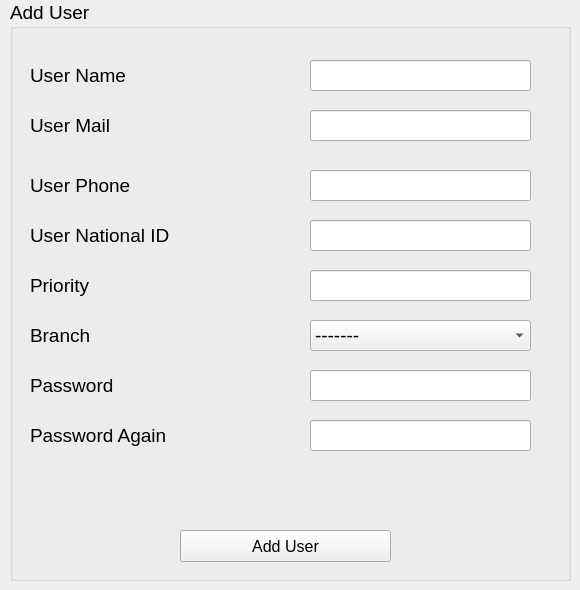
                  <widget class="QWidget" name="tab_32">
                   <attribute name="title">
                    <string>Add User</string>
                   </attribute>
                   <widget class="QGroupBox" name="groupBox_44">
                    <property name="geometry">
                     <rect>
                      <x>10</x>
                      <y>0</y>
                      <width>561</width>
                      <height>581</height>
                     </rect>
                    </property>
                    <property name="font">
                     <font>
                      <family>Segoe UI</family>
                      <pointsize>14</pointsize>
                     </font>
                    </property>
                    <property name="title">
                     <string>Add User</string>
                    </property>
                    <widget class="QLabel" name="label_53">
                     <property name="geometry">
                      <rect>
                       <x>20</x>
                       <y>110</y>
                       <width>201</width>
                       <height>31</height>
                      </rect>
                     </property>
                     <property name="font">
                      <font>
                       <family>Segoe UI</family>
                       <pointsize>14</pointsize>
                      </font>
                     </property>
                     <property name="text">
                      <string>User Mail</string>
                     </property>
                    </widget>
                    <widget class="QLabel" name="label_61">
                     <property name="geometry">
                      <rect>
                       <x>20</x>
                       <y>220</y>
                       <width>281</width>
                       <height>31</height>
                      </rect>
                     </property>
                     <property name="font">
                      <font>
                       <family>Segoe UI</family>
                       <pointsize>14</pointsize>
                      </font>
                     </property>
                     <property name="text">
                      <string>User National ID</string>
                     </property>
                    </widget>
                    <widget class="QLabel" name="label_62">
                     <property name="geometry">
                      <rect>
                       <x>20</x>
                       <y>60</y>
                       <width>211</width>
                       <height>31</height>
                      </rect>
                     </property>
                     <property name="font">
                      <font>
                       <family>Segoe UI</family>
                       <pointsize>14</pointsize>
                      </font>
                     </property>
                     <property name="text">
                      <string>User Name</string>
                     </property>
                    </widget>
                    <widget class="QLineEdit" name="lineEdit_33">
                     <property name="geometry">
                      <rect>
                       <x>300</x>
                       <y>60</y>
                       <width>221</width>
                       <height>31</height>
                      </rect>
                     </property>
                     <property name="font">
                      <font>
                       <family>Segoe UI</family>
                       <pointsize>14</pointsize>
                      </font>
                     </property>
                    </widget>
                    <widget class="QLabel" name="label_63">
                     <property name="geometry">
                      <rect>
                       <x>20</x>
                       <y>170</y>
                       <width>211</width>
                       <height>31</height>
                      </rect>
                     </property>
                     <property name="font">
                      <font>
                       <family>Segoe UI</family>
                       <pointsize>14</pointsize>
                      </font>
                     </property>
                     <property name="text">
                      <string>User Phone</string>
                     </property>
                    </widget>
                    <widget class="QLabel" name="label_64">
                     <property name="geometry">
                      <rect>
                       <x>20</x>
                       <y>270</y>
                       <width>181</width>
                       <height>31</height>
                      </rect>
                     </property>
                     <property name="font">
                      <font>
                       <family>Segoe UI</family>
                       <pointsize>14</pointsize>
                      </font>
                     </property>
                     <property name="text">
                      <string>Priority</string>
                     </property>
                    </widget>
                    <widget class="QPushButton" name="pushButton_49">
                     <property name="enabled">
                      <bool>true</bool>
                     </property>
                     <property name="geometry">
                      <rect>
                       <x>170</x>
                       <y>530</y>
                       <width>211</width>
                       <height>32</height>
                      </rect>
                     </property>
                     <property name="font">
                      <font>
                       <pointsize>12</pointsize>
                      </font>
                     </property>
                     <property name="text">
                      <string>Add User</string>
                     </property>
                    </widget>
                    <widget class="QLabel" name="label_84">
                     <property name="geometry">
                      <rect>
                       <x>20</x>
                       <y>370</y>
                       <width>181</width>
                       <height>31</height>
                      </rect>
                     </property>
                     <property name="font">
                      <font>
                       <family>Segoe UI</family>
                       <pointsize>14</pointsize>
                      </font>
                     </property>
                     <property name="text">
                      <string>Password</string>
                     </property>
                    </widget>
                    <widget class="QLabel" name="label_85">
                     <property name="geometry">
                      <rect>
                       <x>20</x>
                       <y>420</y>
                       <width>211</width>
                       <height>31</height>
                      </rect>
                     </property>
                     <property name="font">
                      <font>
                       <family>Segoe UI</family>
                       <pointsize>14</pointsize>
                      </font>
                     </property>
                     <property name="text">
                      <string>Password Again</string>
                     </property>
                    </widget>
                    <widget class="QLabel" name="label_54">
                     <property name="geometry">
                      <rect>
                       <x>20</x>
                       <y>320</y>
                       <width>141</width>
                       <height>31</height>
                      </rect>
                     </property>
                     <property name="font">
                      <font>
                       <family>Segoe UI</family>
                       <pointsize>14</pointsize>
                      </font>
                     </property>
                     <property name="text">
                      <string>Branch</string>
                     </property>
                    </widget>
                    <widget class="QLineEdit" name="lineEdit_41">
                     <property name="geometry">
                      <rect>
                       <x>300</x>
                       <y>110</y>
                       <width>221</width>
                       <height>31</height>
                      </rect>
                     </property>
                     <property name="font">
                      <font>
                       <family>Segoe UI</family>
                       <pointsize>14</pointsize>
                      </font>
                     </property>
                    </widget>
                    <widget class="QLineEdit" name="lineEdit_42">
                     <property name="geometry">
                      <rect>
                       <x>300</x>
                       <y>170</y>
                       <width>221</width>
                       <height>31</height>
                      </rect>
                     </property>
                     <property name="font">
                      <font>
                       <family>Segoe UI</family>
                       <pointsize>14</pointsize>
                      </font>
                     </property>
                    </widget>
                    <widget class="QLineEdit" name="lineEdit_43">
                     <property name="geometry">
                      <rect>
                       <x>300</x>
                       <y>220</y>
                       <width>221</width>
                       <height>31</height>
                      </rect>
                     </property>
                     <property name="font">
                      <font>
                       <family>Segoe UI</family>
                       <pointsize>14</pointsize>
                      </font>
                     </property>
                    </widget>
                    <widget class="QLineEdit" name="lineEdit_44">
                     <property name="geometry">
                      <rect>
                       <x>300</x>
                       <y>270</y>
                       <width>221</width>
                       <height>31</height>
                      </rect>
                     </property>
                     <property name="font">
                      <font>
                       <family>Segoe UI</family>
                       <pointsize>14</pointsize>
                      </font>
                     </property>
                    </widget>
                    <widget class="QComboBox" name="comboBox_2">
                     <property name="geometry">
                      <rect>
                       <x>300</x>
                       <y>320</y>
                       <width>221</width>
                       <height>31</height>
                      </rect>
                     </property>
                     <item>
                      <property name="text">
                       <string>-------</string>
                      </property>
                     </item>
                    </widget>
                    <widget class="QLineEdit" name="lineEdit_45">
                     <property name="geometry">
                      <rect>
                       <x>300</x>
                       <y>370</y>
                       <width>221</width>
                       <height>31</height>
                      </rect>
                     </property>
                     <property name="font">
                      <font>
                       <family>Segoe UI</family>
                       <pointsize>14</pointsize>
                      </font>
                     </property>
                     <property name="echoMode">
                      <enum>QLineEdit::Password</enum>
                     </property>
                    </widget>
                    <widget class="QLineEdit" name="lineEdit_46">
                     <property name="geometry">
                      <rect>
                       <x>300</x>
                       <y>420</y>
                       <width>221</width>
                       <height>31</height>
                      </rect>
                     </property>
                     <property name="font">
                      <font>
                       <family>Segoe UI</family>
                       <pointsize>14</pointsize>
                      </font>
                     </property>
                     <property name="echoMode">
                      <enum>QLineEdit::Password</enum>
                     </property>
                    </widget>
                   </widget>
                  </widget>
